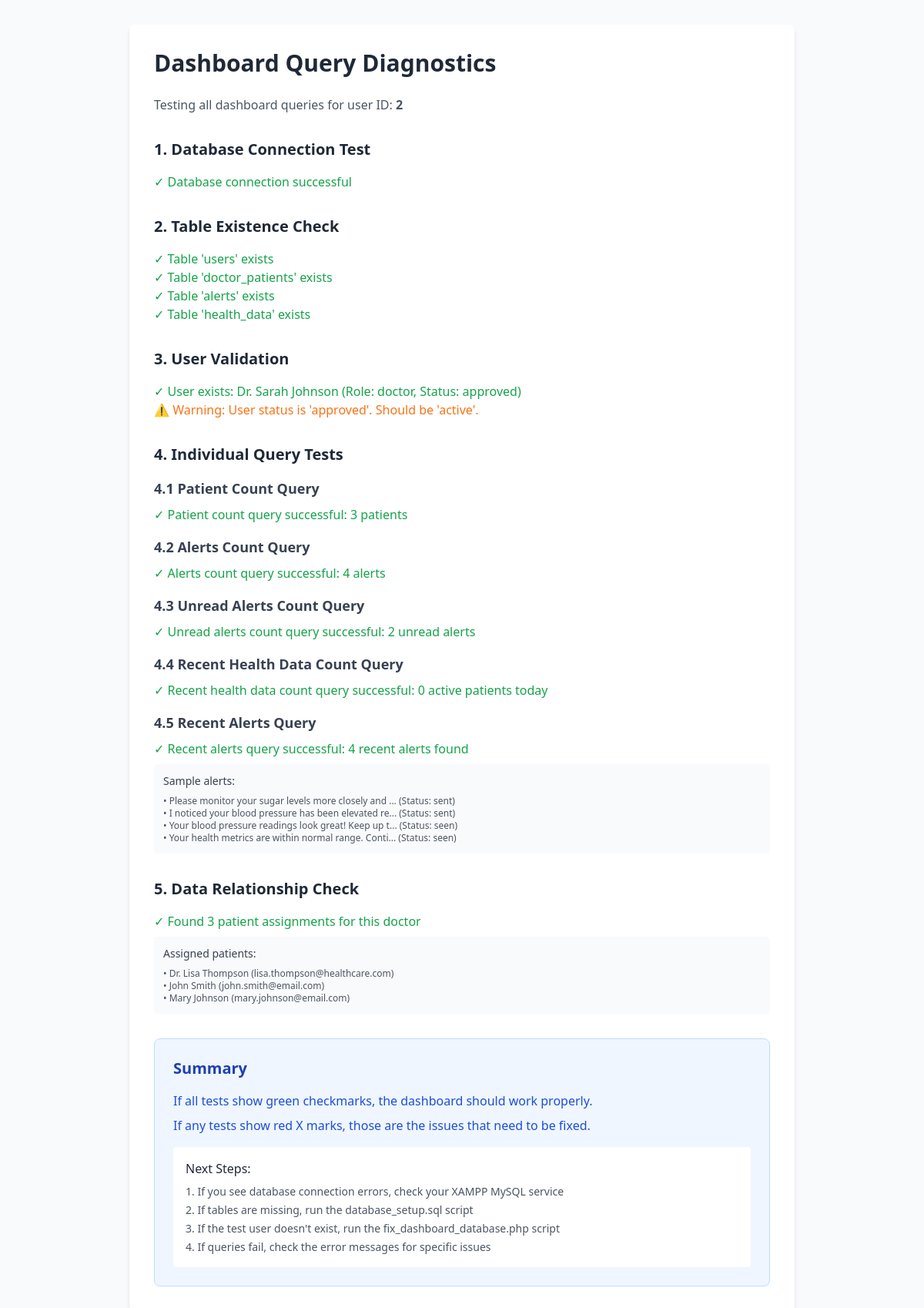
The page /test_dashboard_queries.php on the database as committed earlier.
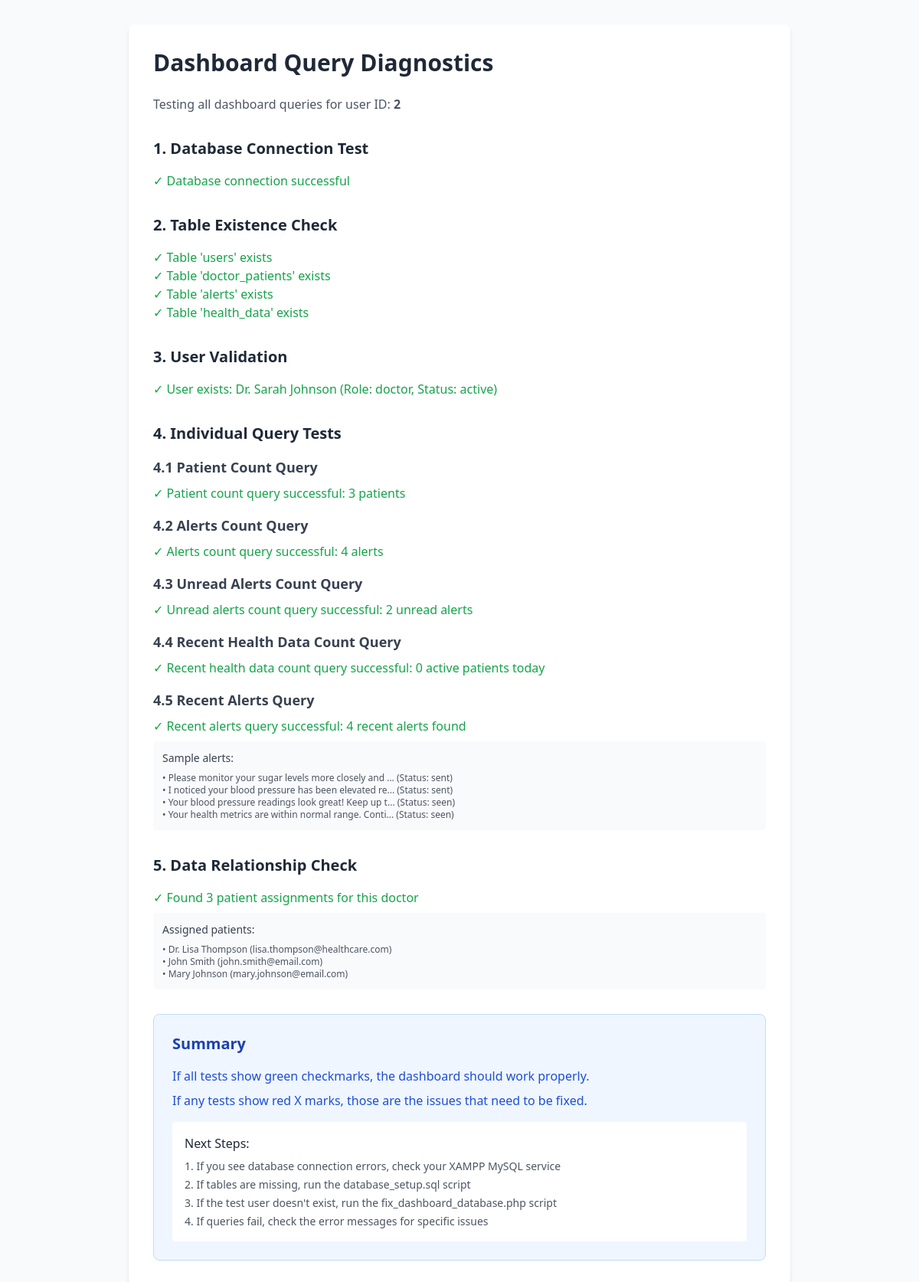
The same page on the database as committed later.
### tables this page shows
CREATE TABLE users (
    id INT PRIMARY KEY AUTO_INCREMENT,
    name VARCHAR(100) NOT NULL,
    email VARCHAR(100) UNIQUE NOT NULL,
    password VARCHAR(255) NOT NULL,
    role ENUM('patient', 'doctor', 'admin') NOT NULL,
    status ENUM('active', 'pending', 'inactive') DEFAULT 'active',
    created_at TIMESTAMP DEFAULT CURRENT_TIMESTAMP
);

CREATE TABLE alerts (
    id INT PRIMARY KEY AUTO_INCREMENT,
    doctor_id INT NOT NULL,
    patient_id INT NOT NULL,
    message TEXT NOT NULL,
    status ENUM('sent', 'seen') DEFAULT 'sent',
    created_at TIMESTAMP DEFAULT CURRENT_TIMESTAMP,
    FOREIGN KEY (doctor_id) REFERENCES users(id) ON DELETE CASCADE,
    FOREIGN KEY (patient_id) REFERENCES users(id) ON DELETE CASCADE
);

CREATE TABLE doctor_patients (
    id INT PRIMARY KEY AUTO_INCREMENT,
    doctor_id INT NOT NULL,
    patient_id INT NOT NULL,
    created_at TIMESTAMP DEFAULT CURRENT_TIMESTAMP,
    FOREIGN KEY (doctor_id) REFERENCES users(id) ON DELETE CASCADE,
    FOREIGN KEY (patient_id) REFERENCES users(id) ON DELETE CASCADE,
    UNIQUE KEY unique_assignment (doctor_id, patient_id)
);

### test_dashboard_queries.php (the view, shortened to what this page needs)
<?php
require_once 'config/db.php';
$test_user_id = 2;
?>
<!DOCTYPE html>
<html lang="en">
<head>
    <script src="https://cdn.tailwindcss.com"></script>
</head>
<body class="bg-gray-50 min-h-screen py-8">
    <div class="max-w-4xl mx-auto px-4">
        <div class="bg-white rounded-lg shadow-md p-8">
            <h1 class="text-3xl font-bold text-gray-800 mb-6">Dashboard Query Diagnostics</h1>
            <p class="text-gray-600 mb-8">Testing all dashboard queries for user ID: <strong><?php echo $test_user_id; ?></strong></p>
            <?php
            echo "<div class='mb-8'>";
            echo "<h2 class='text-xl font-bold text-gray-800 mb-4'>1. Database Connection Test</h2>";
            if ($connection) {
                echo "<p class='text-green-600 font-medium'>✓ Database connection successful</p>";
            } else {
                echo "<p class='text-red-600 font-medium'>✗ Database connection failed: " . mysqli_connect_error() . "</p>";
                echo "</div></div></body></html>";
                exit();
            }
            echo "</div>";
            echo "<div class='mb-8'>";
            echo "<h2 class='text-xl font-bold text-gray-800 mb-4'>2. Table Existence Check</h2>";
            $tables = ['users', 'doctor_patients', 'alerts', 'health_data'];
            foreach ($tables as $table) {
                $result = mysqli_query($connection, "SHOW TABLES LIKE '$table'");
                if (mysqli_num_rows($result) > 0) {
                    echo "<p class='text-green-600'>✓ Table '$table' exists</p>";
                } else {
                    echo "<p class='text-red-600'>✗ Table '$table' does not exist</p>";
                }
            }
            echo "</div>";
            echo "<div class='mb-8'>";
            echo "<h2 class='text-xl font-bold text-gray-800 mb-4'>3. User Validation</h2>";
            $user_check = mysqli_query($connection, "SELECT id, name, role, status FROM users WHERE id = $test_user_id");
            if ($user_check && mysqli_num_rows($user_check) > 0) {
                $user = mysqli_fetch_assoc($user_check);
                echo "<p class='text-green-600'>✓ User exists: " . htmlspecialchars($user['name']) . " (Role: " . $user['role'] . ", Status: " . $user['status'] . ")</p>";
                if ($user['status'] !== 'active') {
                    echo "<p class='text-orange-500'>⚠ Warning: User status is '" . $user['status'] . "'. Should be 'active'.</p>";
                }
            }
            echo "</div>";
            echo "<div class='mb-8'>";
            echo "<h2 class='text-xl font-bold text-gray-800 mb-4'>4. Individual Query Tests</h2>";
            echo "<div class='mb-4'>";
            echo "<h3 class='text-lg font-semibold text-gray-700 mb-2'>4.1 Patient Count Query</h3>";
            $patients_query = "SELECT COUNT(*) as total FROM doctor_patients WHERE doctor_id = ?";
            $patients_stmt = mysqli_prepare($connection, $patients_query);
            if ($patients_stmt) {
                mysqli_stmt_bind_param($patients_stmt, "i", $test_user_id);
                if (mysqli_stmt_execute($patients_stmt)) {
                    $patients_result = mysqli_stmt_get_result($patients_stmt);
                    $total_patients = mysqli_fetch_assoc($patients_result)['total'];
                    echo "<p class='text-green-600'>✓ Patient count query successful: $total_patients patients</p>";
                } else {
                    echo "<p class='text-red-600'>✗ Patient count query execution failed: " . mysqli_stmt_error($patients_stmt) . "</p>";
                }
            } else {
                echo "<p class='text-red-600'>✗ Patient count query preparation failed: " . mysqli_error($connection) . "</p>";
            }
            echo "</div>";
            echo "<div class='mb-4'>";
            echo "<h3 class='text-lg font-semibold text-gray-700 mb-2'>4.2 Alerts Count Query</h3>";
            $sent_alerts_query = "SELECT COUNT(*) as total FROM alerts WHERE doctor_id = ?";
            $sent_alerts_stmt = mysqli_prepare($connection, $sent_alerts_query);
            if ($sent_alerts_stmt) {
                mysqli_stmt_bind_param($sent_alerts_stmt, "i", $test_user_id);
                if (mysqli_stmt_execute($sent_alerts_stmt)) {
                    $sent_alerts_result = mysqli_stmt_get_result($sent_alerts_stmt);
                    $total_alerts_sent = mysqli_fetch_assoc($sent_alerts_result)['total'];
                    echo "<p class='text-green-600'>✓ Alerts count query successful: $total_alerts_sent alerts</p>";
                } else {
                    echo "<p class='text-red-600'>✗ Alerts count query execution failed: " . mysqli_stmt_error($sent_alerts_stmt) . "</p>";
                }
            } else {
                echo "<p class='text-red-600'>✗ Alerts count query preparation failed: " . mysqli_error($connection) . "</p>";
            }
            echo "</div>";
            echo "<div class='mb-4'>";
            echo "<h3 class='text-lg font-semibold text-gray-700 mb-2'>4.3 Unread Alerts Count Query</h3>";
            $unread_alerts_query = "SELECT COUNT(*) as total FROM alerts WHERE doctor_id = ? AND status = 'sent'";
            $unread_alerts_stmt = mysqli_prepare($connection, $unread_alerts_query);
            if ($unread_alerts_stmt) {
                mysqli_stmt_bind_param($unread_alerts_stmt, "i", $test_user_id);
                if (mysqli_stmt_execute($unread_alerts_stmt)) {
                    $unread_alerts_result = mysqli_stmt_get_result($unread_alerts_stmt);
                    $unread_alerts_count = mysqli_fetch_assoc($unread_alerts_result)['total'];
                    echo "<p class='text-green-600'>✓ Unread alerts count query successful: $unread_alerts_count unread alerts</p>";
                } else {
                    echo "<p class='text-red-600'>✗ Unread alerts count query execution failed: " . mysqli_stmt_error($unread_alerts_stmt) . "</p>";
                }
            } else {
                echo "<p class='text-red-600'>✗ Unread alerts count query preparation failed: " . mysqli_error($connection) . "</p>";
            }
            echo "</div>";
            echo "<div class='mb-4'>";
            echo "<h3 class='text-lg font-semibold text-gray-700 mb-2'>4.4 Recent Health Data Count Query</h3>";
            $recent_data_query = "SELECT COUNT(DISTINCT hd.patient_id) as count
                                 FROM health_data hd
                                 JOIN doctor_patients dp ON hd.patient_id = dp.patient_id
                                 WHERE dp.doctor_id = ?
                                 AND hd.created_at >= DATE_SUB(NOW(), INTERVAL 24 HOUR)";
            $recent_data_stmt = mysqli_prepare($connection, $recent_data_query);
            if ($recent_data_stmt) {
                mysqli_stmt_bind_param($recent_data_stmt, "i", $test_user_id);
                if (mysqli_stmt_execute($recent_data_stmt)) {
                    $recent_data_result = mysqli_stmt_get_result($recent_data_stmt);
                    $recent_data_count = mysqli_fetch_assoc($recent_data_result)['count'];
                    echo "<p class='text-green-600'>✓ Recent health data count query successful: $recent_data_count active patients today</p>";
                } else {
                    echo "<p class='text-red-600'>✗ Recent health data count query execution failed: " . mysqli_stmt_error($recent_data_stmt) . "</p>";
                }
            } else {
                echo "<p class='text-red-600'>✗ Recent health data count query preparation failed: " . mysqli_error($connection) . "</p>";
            }
            echo "</div>";
            echo "<div class='mb-4'>";
            echo "<h3 class='text-lg font-semibold text-gray-700 mb-2'>4.5 Recent Alerts Query</h3>";
            $recent_alerts_query = "SELECT a.message, a.created_at, u.name as patient_name, a.status
                                   FROM alerts a
                                   JOIN users u ON a.patient_id = u.id
                                   WHERE a.doctor_id = ?
                                   ORDER BY a.created_at DESC
                                   LIMIT 5";
            $recent_alerts_stmt = mysqli_prepare($connection, $recent_alerts_query);
            if ($recent_alerts_stmt) {
                mysqli_stmt_bind_param($recent_alerts_stmt, "i", $test_user_id);
                if (mysqli_stmt_execute($recent_alerts_stmt)) {
                    $recent_alerts_result = mysqli_stmt_get_result($recent_alerts_stmt);
                    $alert_count = mysqli_num_rows($recent_alerts_result);
                    echo "<p class='text-green-600'>✓ Recent alerts query successful: $alert_count recent alerts found</p>";
                    if ($alert_count > 0) {
                        echo "<div class='mt-2 p-3 bg-gray-50 rounded'>";
                        echo "<p class='text-sm font-medium text-gray-700 mb-2'>Sample alerts:</p>";
                        while ($alert = mysqli_fetch_assoc($recent_alerts_result)) {
                            echo "<p class='text-xs text-gray-600'>• " . htmlspecialchars(substr($alert['message'], 0, 50)) . "... (Status: " . $alert['status'] . ")</p>";
                        }
                        echo "</div>";
                    }
                } else {
                    echo "<p class='text-red-600'>✗ Recent alerts query execution failed: " . mysqli_stmt_error($recent_alerts_stmt) . "</p>";
                }
            } else {
                echo "<p class='text-red-600'>✗ Recent alerts query preparation failed: " . mysqli_error($connection) . "</p>";
            }
            echo "</div>";
            echo "</div>";
            echo "<div class='mb-8'>";
            echo "<h2 class='text-xl font-bold text-gray-800 mb-4'>5. Data Relationship Check</h2>";
            $assignments_query = "SELECT dp.*, u.name as patient_name, u.email
                                 FROM doctor_patients dp
                                 JOIN users u ON dp.patient_id = u.id
                                 WHERE dp.doctor_id = $test_user_id";
            $assignments_result = mysqli_query($connection, $assignments_query);
            if ($assignments_result) {
                $assignment_count = mysqli_num_rows($assignments_result);
                echo "<p class='text-green-600'>✓ Found $assignment_count patient assignments for this doctor</p>";
                if ($assignment_count > 0) {
                    echo "<div class='mt-2 p-3 bg-gray-50 rounded'>";
                    echo "<p class='text-sm font-medium text-gray-700 mb-2'>Assigned patients:</p>";
                    while ($assignment = mysqli_fetch_assoc($assignments_result)) {
                        echo "<p class='text-xs text-gray-600'>• " . htmlspecialchars($assignment['patient_name']) . " (" . $assignment['email'] . ")</p>";
                    }
                    echo "</div>";
                }
            } else {
                echo "<p class='text-red-600'>✗ Failed to check assignments: " . mysqli_error($connection) . "</p>";
            }
            echo "</div>";
            echo "<div class='bg-blue-50 border border-blue-200 rounded-lg p-6'>";
            echo "<h2 class='text-xl font-bold text-blue-800 mb-4'>Summary</h2>";
            echo "<p class='text-blue-700 mb-2'>If all tests show green checkmarks, the dashboard should work properly.</p>";
            echo "<p class='text-blue-700 mb-4'>If any tests show red X marks, those are the issues that need to be fixed.</p>";
            echo "<div class='bg-white rounded p-4'>";
            echo "<p class='font-medium text-gray-800 mb-2'>Next Steps:</p>";
            echo "<ol class='list-decimal list-inside text-sm text-gray-600 space-y-1'>";
            echo "<li>If you see database connection errors, check your XAMPP MySQL service</li>";
            echo "<li>If tables are missing, run the database_setup.sql script</li>";
            echo "<li>If the test user doesn't exist, run the fix_dashboard_database.php script</li>";
            echo "<li>If queries fail, check the error messages for specific issues</li>";
            echo "</ol>";
            echo "</div>";
            echo "</div>";
            ?>
        </div>
    </div>
</body>
</html>

Rows that differ between the two databases and show on the page:
changed users "Dr. Sarah Johnson": status "approved" → "active"; status "approved" → (not shown)
Other text that changed with them:
text no longer shown: "⚠ Warning: User status is ' '. Should be 'active'."
